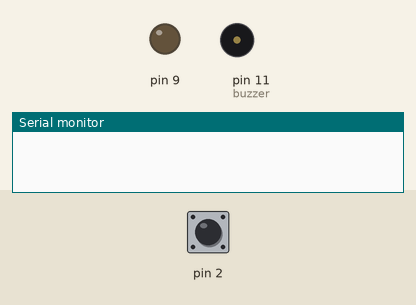
Recording of a sketch running on a simulated Arduino Uno, built with avr-gcc and run on an emulated ATmega328P. On the bench: output pins drawn as LEDs (lit = HIGH), buzzer (waves = sounding), the last lines printed to the serial monitor. The test bench sets the inputs (shaded band); at power-on: pin 2 HIGH.

Above: at 1.2 s.
1.3 s: pin 2 pulled LOW for 0.15 s
At 2.0 s:
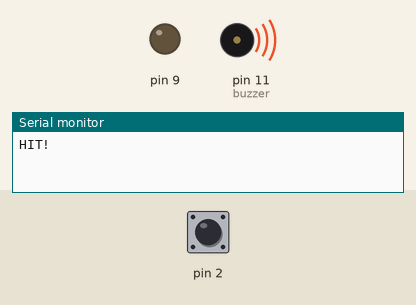
2.9 s: pin 2 pulled LOW for 1 s
At 5.9 s:
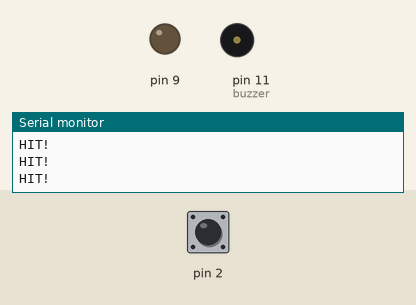
6.3 s: pin 2 pulled LOW for 3.2 s
At 7.0 s:
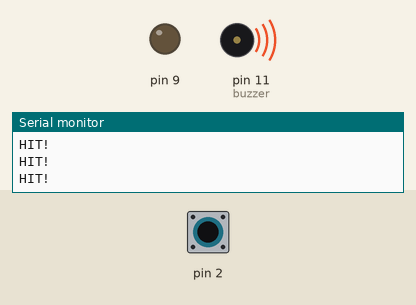
Timing chart, 0 to 11.8 s (numbered marks = the images above; inputs shaded):
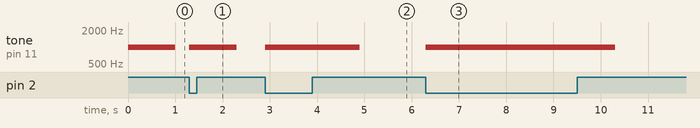

The sketch:

fencer-code.ino
```cpp
int previous_state = 0;
int hit_marker = 0;
long int last_hit = 0;
int light = LOW;
const int buzzer = 11;

const int TIME_BETWEEN = 1000;
void setup() {

  Serial.begin(9600);


  //configure pin 2 as an input and enable the internal pull-up resistor
  pinMode(2, INPUT_PULLUP);
  pinMode(9, OUTPUT);
  //pinMode(8, OUTPUT);
  pinMode(buzzer, OUTPUT);
}

void loop() {
  //read the pushbutton value into a variable
  hit_marker = digitalRead(2);
  //print out the value of the pushbutton

  if((hit_marker == 0) && (millis() - last_hit > TIME_BETWEEN))
  {
    Serial.println("HIT!");
    last_hit = millis();


  }
  if(millis() - last_hit < TIME_BETWEEN)
  {
    //light = HIGH;
    tone(buzzer, 1000);
  }
  else
  {
    light = LOW;
    noTone(buzzer);
  }
  //digitalWrite(8, light);
  // Keep in mind the pull-up means the pushbutton's logic is inverted. It goes
  // HIGH when it's open, and LOW when it's pressed. Turn on pin 13 when the
  // button's pressed, and off when it's not:
  previous_state = hit_marker;
}
```

Measured:
- after the input at 1.3 s, tone on pin 11 (buzzer): silent → 1000 Hz at once, → silent 1.0 s later
- after the input at 2.9 s, tone on pin 11 (buzzer): silent → 1000 Hz at once, → silent 2.0 s later
- after the input at 6.3 s, tone on pin 11 (buzzer): silent → 1000 Hz at once, → silent 4.0 s later
